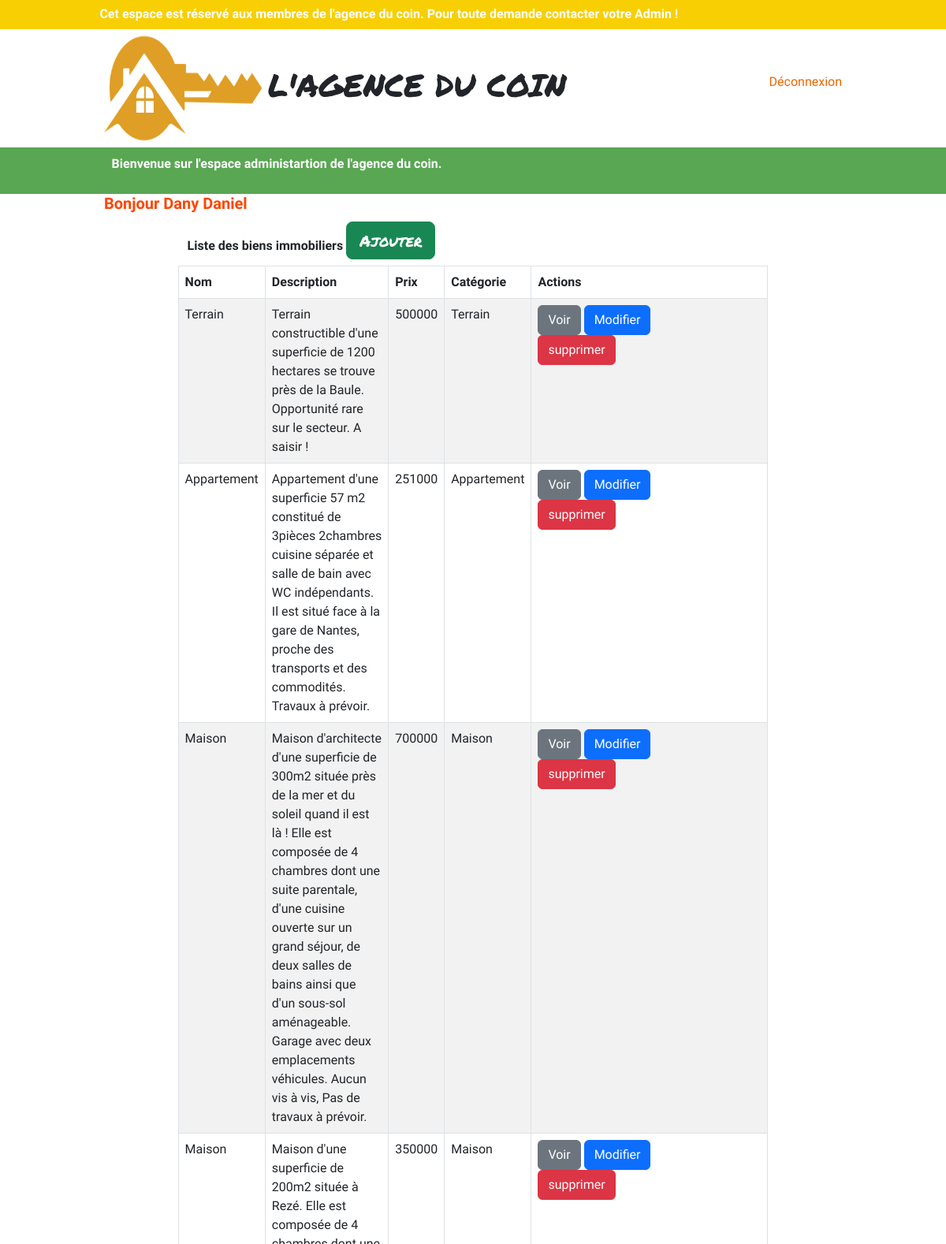
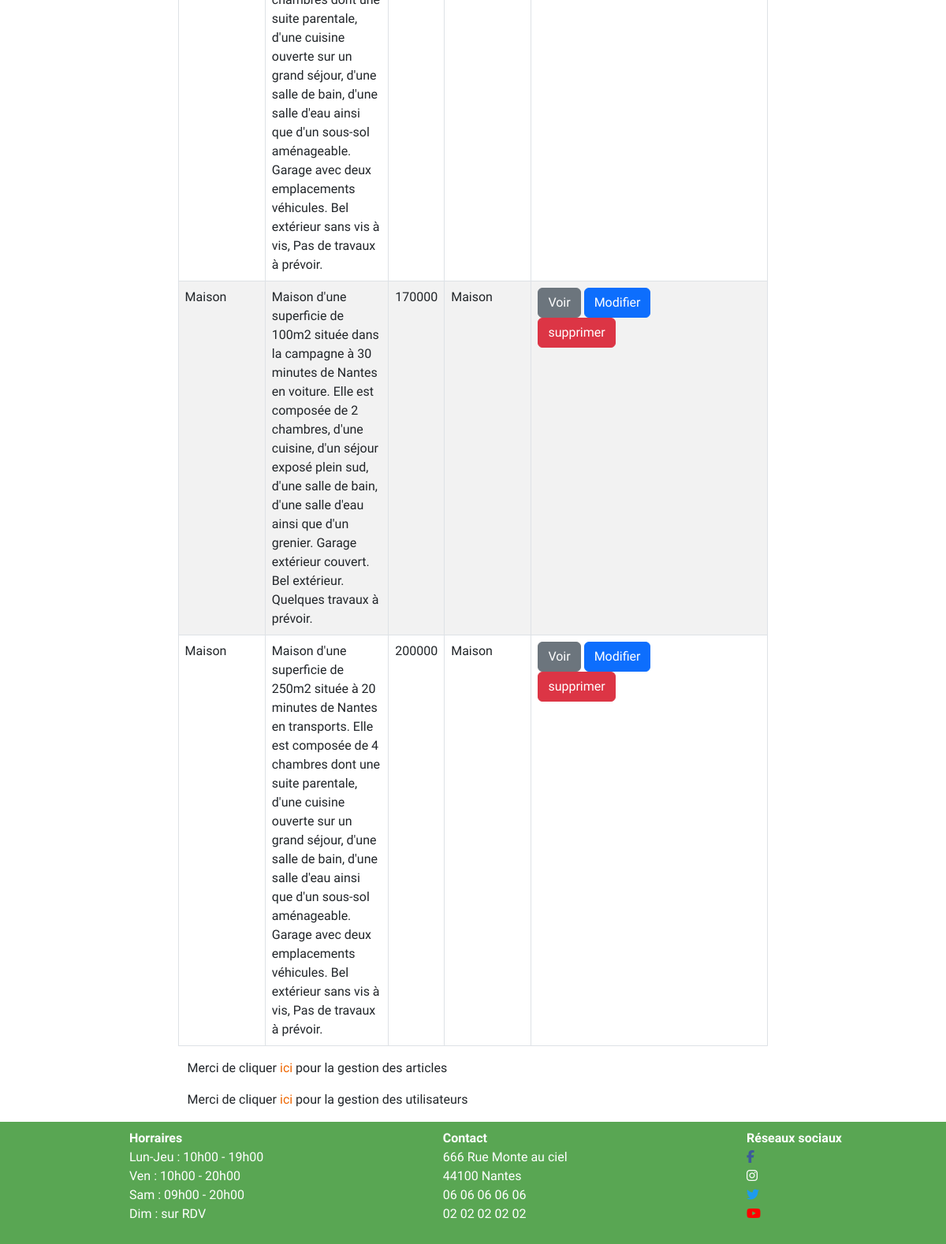
Page /BackOffice213/index.php?route=accueil (signed in) on the committed database (2 pictures, top to bottom).
### tables this page shows
CREATE TABLE `biens` (
  `id` int(11) NOT NULL,
  `name` varchar(100) NOT NULL,
  `description` longtext NOT NULL,
  `price` float NOT NULL,
  `image` varchar(250) NOT NULL,
  `category` int(11) NOT NULL
);

CREATE TABLE `categories` (
  `id` int(10) NOT NULL,
  `name` varchar(120) NOT NULL
);

### BackOffice213/controllers/HomeController.php (called while the page is built, shortened)
<?php
class HomeController
{
    public function displayBiens()
    {
        $model = new \Models\Biens();
        $biens = $model->getAllBiens();
        include_once 'views/layout.phtml';
    }
}

### BackOffice213/models/Database.php (called while the page is built, shortened)
<?php
class Database
{
    protected $bdd;
    public function __construct()
    {
        $this->bdd = new \PDO('mysql:host=db.3wa.io;dbname=stefanstan_agence;charset=utf8', 'stefanstan', '948e24b6baa7e293be07f9f927dc1b8c');
    }
    protected function findAll($req, $params = [])
    {
        $query = $this->bdd->prepare($req);
        $query->execute($params);
        return $query->fetchAll();
    }
}

### BackOffice213/models/Biens.php (called while the page is built, shortened)
<?php
class Biens extends Database
{
    public function getAllBiens()
    {
        return $this->findAll("SELECT biens.id, biens.name, biens.description, biens.price, categories.name AS category
                               FROM biens
                               LEFT JOIN categories ON biens.category = categories.id
                               ORDER BY biens.id DESC ");
    }
}

### BackOffice213/views/biens.phtml (the view)
<section class="container admin">
    <article class="row">
        <h1><strong>Liste des biens immobiliers </strong><a href="index.php?route=displayFormBien" class="btn btn-success btn-lg"> Ajouter</a></h1>
        <table class="table table-striped table-bordered">
            <thead>
                <tr>
                    <th>Nom</th>
                    <th>Description</th>
                    <th>Prix</th>
                    <th>Catégorie</th>
                    <th>Actions</th>
                </tr>
            </thead>
            <tbody>
                <?php foreach ($biens as $bien) : ?>
                    <tr>
                        <td><?= htmlspecialchars($bien['name']) ?></td>
                        <td><?= htmlspecialchars($bien['description']) ?></td>
                        <td><?= htmlspecialchars($bien['price']) ?></td>
                        <td><?= htmlspecialchars($bien['category']) ?></td>
                        <td id="btn-biens">
                            <a class="btn btn-secondary" href="index.php?route=see&id=<?= htmlspecialchars($bien['id']) ?>">Voir</a>
                            <a class="btn btn-primary" href="index.php?route=update&id=<?= htmlspecialchars($bien['id']) ?>">Modifier</a>
                            <form action="index.php?route=delete&id=<?= htmlspecialchars($bien['id']) ?>" method="POST">
                                <input type="submit" value="supprimer" class="btn btn-danger">
                            </form>
                        </td>
                    </tr>
                <?php endforeach; ?>
            </tbody>
        </table>
    </article>
</section>
<section class="container admin">
    <article>
        <p>Merci de cliquer <a href="index.php?route=accueilArticles">ici</a> pour la gestion des articles</p>
        <p>Merci de cliquer <a href="index.php?route=user">ici</a> pour la gestion des utilisateurs</p>
    </article>
</section>

### public/CSS/style.css (style rules this page uses)
:root { --couleur-primaire: #D97059; --jaune: #f8cf03; --vert: #59a653; --blanc : #FFFFFF; --rouge : #CC0000; --general-size: 16px; }
* { margin: 0; padding:0; font-size: var(--general-size); font-family: 'Athiti'; }
body,html { height:100%; }
.container { width: 80%; margin: 0 auto; }
a { color: #EE6600; text-decoration: none; font-weight: normal; }
h1 { font-family: 'Permanent Marker', cursive; }
input { border: solid 1px green; margin-bottom: 10px; padding: 16px; outline: none; border-radius: 6px; margin-bottom: 30px; }
#btn-biens { width: 300px; }

### rows in the picture
biens: name "Terrain", description "Terrain constructible d'une superficie de 1200 hectares se trouve près de la Baule. Opportunité rare sur le secteur. A saisir !", price "500000", category.name "Terrain"
biens: name "Appartement", description "Appartement d'une superficie 57 m2 constitué de 3pièces 2chambres cuisine séparée et salle de bain avec WC indépendants. Il est situé face à la gare de Nantes, proche des transports et des commodités. Travaux à prévoir.", price "251000", category.name "Appartement"
biens: name "Maison", description "Maison d'architecte d'une superficie de 300m2 située près de la mer et du soleil quand il est là ! Elle est composée de 4 chambres dont une suite parentale, d'une cuisine ouverte sur un grand séjour, de deux salles de bains ainsi que d'un sous-sol aménageable. Garage avec deux emplacements véhicules. Aucun vis à vis, Pas de travaux à prévoir.", price "700000", category.name "Maison"
biens: name "Maison", description "Maison d'une superficie de 200m2 située à Rezé. Elle est composée de 4 chambres dont une suite parentale, d'une cuisine ouverte sur un grand séjour, d'une salle de bain, d'une salle d'eau ainsi que d'un sous-sol aménageable. Garage avec deux emplacements véhicules. Bel extérieur sans vis à vis, Pas de travaux à prévoir.", price "350000", category.name "Maison"
biens: name "Maison", description "Maison d'une superficie de 100m2 située dans la campagne à 30 minutes de Nantes en voiture. Elle est composée de 2 chambres, d'une cuisine, d'un séjour exposé plein sud, d'une salle de bain, d'une salle d'eau ainsi que d'un grenier. Garage extérieur couvert. Bel extérieur. Quelques travaux à prévoir.", price "170000", category.name "Maison"
biens: name "Maison", description "Maison d'une superficie de 250m2 située à 20 minutes de Nantes en transports. Elle est composée de 4 chambres dont une suite parentale, d'une cuisine ouverte sur un grand séjour, d'une salle de bain, d'une salle d'eau ainsi que d'un sous-sol aménageable. Garage avec deux emplacements véhicules. Bel extérieur sans vis à vis, Pas de travaux à prévoir.", price "200000", category.name "Maison"

### other values in the picture
$_SESSION['user']['nom'] "Dany"
$_SESSION['user']['prenom'] "Daniel"
